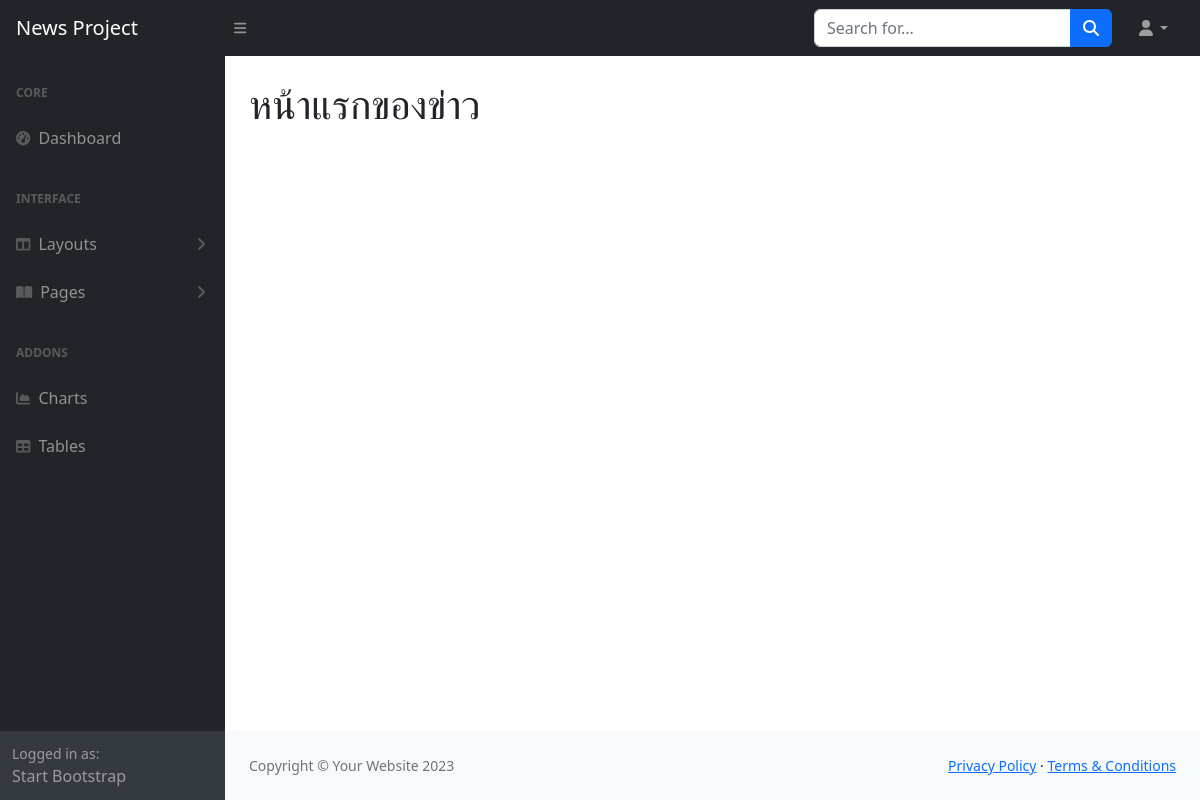
Before: / with the older database file.
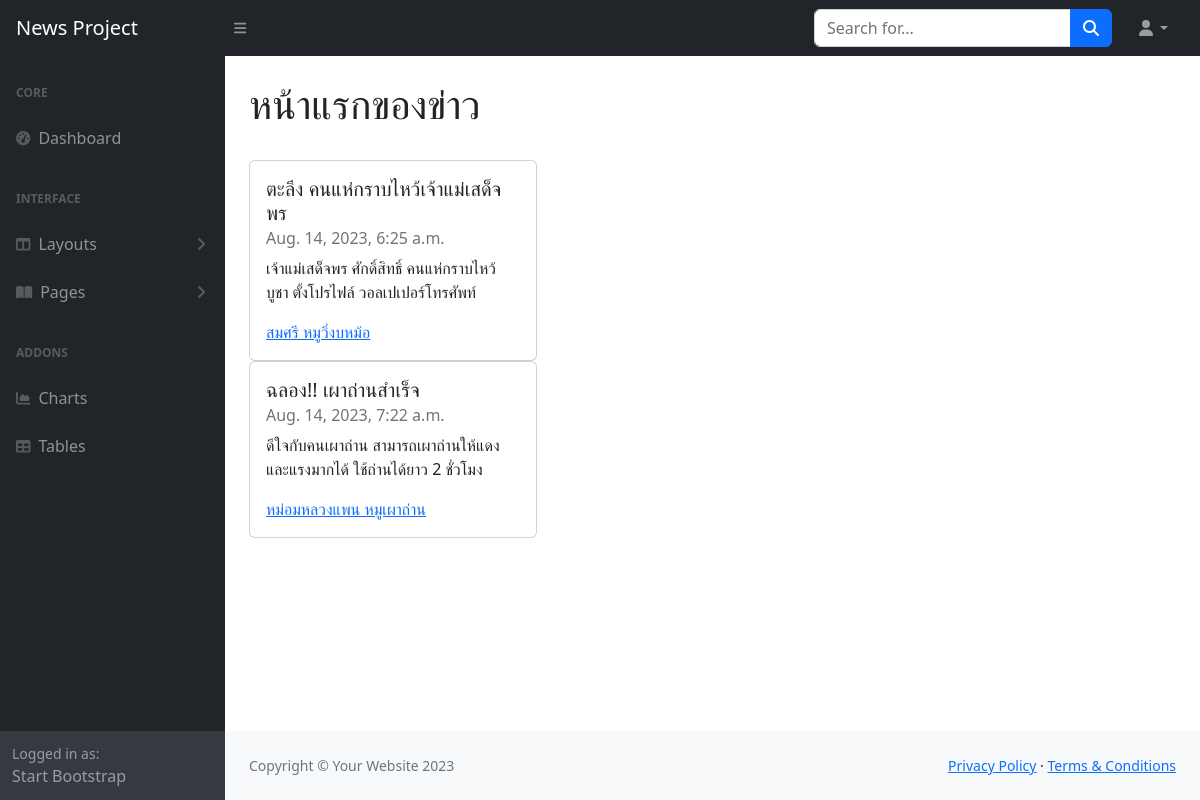
After: the same page with the newer database file.
### write/models.py (models this page shows, shortened)
class News(models.Model):
    title = models.CharField(max_length=255)
    detail = models.TextField()
    date = models.DateTimeField(auto_now_add=True)
    by = models.ForeignKey(Writer, on_delete=models.CASCADE)

class Writer(models.Model):
    name = models.CharField(max_length=255)
    lastname = models.CharField(max_length=255)
    def __str__(self):
        return f"{self.name} {self.lastname}"

### write/views.py (the view)
# urls.py: 2. Add a URL to urlpatterns:  path('', views.home, name='home')
def home(request):
    context = {}
    news = models.News.objects.all()
    context['news'] = news
    return render(request,'index.html', context)

### template/index.html (shortened to what this page needs)
{% extends 'base.html' %}
{% block title %} หน้าแรกของข่าว {% endblock title %}
{% block content %}
{% for item in news %}
<div class="card" style="width: 18rem;">
    <div class="card-body">
      <h5 class="card-title">{{item.title}}</h5>
      <h6 class="card-subtitle mb-2 text-muted">{{item.date}}</h6>
      <p class="card-text">{{ item.detail }}</p>
      <a href="#" class="card-link">{{item.by}}</a>
    </div>
  </div>
{% endfor %}
{% endblock content %}

### template/base.html (shortened to what this page needs)
{% load static %}
<!DOCTYPE html>
<html lang="en">
    <head>
        <link href="https://cdn.jsdelivr.net/npm/simple-datatables@7.1.2/dist/style.min.css" rel="stylesheet" />
        <link href="{% static 'css/styles.css' %}" rel="stylesheet" />
    </head>
    <body class="sb-nav-fixed">
        <nav class="sb-topnav navbar navbar-expand navbar-dark bg-dark">
            <a class="navbar-brand ps-3" href="index.html">News Project</a>
            <button class="btn btn-link btn-sm order-1 order-lg-0 me-4 me-lg-0" id="sidebarToggle" href="#!"><i class="fas fa-bars"></i></button>
            <form class="d-none d-md-inline-block form-inline ms-auto me-0 me-md-3 my-2 my-md-0">
                <div class="input-group">
                    <input class="form-control" type="text" placeholder="Search for..." aria-label="Search for..." aria-describedby="btnNavbarSearch" />
                    <button class="btn btn-primary" id="btnNavbarSearch" type="button"><i class="fas fa-search"></i></button>
                </div>
            </form>
            <ul class="navbar-nav ms-auto ms-md-0 me-3 me-lg-4">
                <li class="nav-item dropdown">
                    <a class="nav-link dropdown-toggle" id="navbarDropdown" href="#" role="button" data-bs-toggle="dropdown" aria-expanded="false"><i class="fas fa-user fa-fw"></i></a>
                </li>
            </ul>
        </nav>
        <div id="layoutSidenav">
            <div id="layoutSidenav_nav">
                <nav class="sb-sidenav accordion sb-sidenav-dark" id="sidenavAccordion">
                    <div class="sb-sidenav-menu">
                        <div class="nav">
                            <div class="sb-sidenav-menu-heading">Core</div>
                            <a class="nav-link" href="index.html">
                                <div class="sb-nav-link-icon"><i class="fas fa-tachometer-alt"></i></div>
                                Dashboard
                            </a>
                            <div class="sb-sidenav-menu-heading">Interface</div>
                            <a class="nav-link collapsed" href="#" data-bs-toggle="collapse" data-bs-target="#collapseLayouts" aria-expanded="false" aria-controls="collapseLayouts">
                                <div class="sb-nav-link-icon"><i class="fas fa-columns"></i></div>
                                Layouts
                                <div class="sb-sidenav-collapse-arrow"><i class="fas fa-angle-down"></i></div>
                            </a>
                            <a class="nav-link collapsed" href="#" data-bs-toggle="collapse" data-bs-target="#collapsePages" aria-expanded="false" aria-controls="collapsePages">
                                <div class="sb-nav-link-icon"><i class="fas fa-book-open"></i></div>
                                Pages
                                <div class="sb-sidenav-collapse-arrow"><i class="fas fa-angle-down"></i></div>
                            </a>
                            <div class="sb-sidenav-menu-heading">Addons</div>
                            <a class="nav-link" href="charts.html">
                                <div class="sb-nav-link-icon"><i class="fas fa-chart-area"></i></div>
                                Charts
                            </a>
                            <a class="nav-link" href="tables.html">
                                <div class="sb-nav-link-icon"><i class="fas fa-table"></i></div>
                                Tables
                            </a>
                        </div>
                    </div>
                    <div class="sb-sidenav-footer">
                        <div class="small">Logged in as:</div>
                        Start Bootstrap
                    </div>
                </nav>
            </div>
            <div id="layoutSidenav_content">
                <main>
                    <div class="container-fluid px-4">
                        <h1 class="mt-4">{% block title %}{% endblock title %}</h1>
                        {% block content %}{% endblock content %}
                    </div>
                </main>
                <footer class="py-4 bg-light mt-auto">
                    <div class="container-fluid px-4">
                        <div class="d-flex align-items-center justify-content-between small">
                            <div class="text-muted">Copyright &copy; Your Website 2023</div>
                            <div>
                                <a href="#">Privacy Policy</a>
                                &middot;
                                <a href="#">Terms &amp; Conditions</a>
                            </div>
                        </div>
                    </div>
                </footer>
            </div>
        </div>
    </body>
</html>

Changed rows visible on the page:
added News: title "ตะลึง คนแห่กราบไหว้เจ้าแม่เสด็จพร", date "Aug. 14, 2023, 6:25 a.m.", detail "เจ้าแม่เสด็จพร ศักดิ์สิทธิ์ คนแห่กราบไหว้ บูชา ตั้งโปรไฟล์ วอลเปเปอร์โทรศัพท์", by "สมศรี หมูวิ่งบหม้อ"
added News: title "ฉลอง!! เผาถ่านสำเร็จ", date "Aug. 14, 2023, 7:22 a.m.", detail "ดีใจกับคนเผาถ่าน สามารถเผาถ่านให้แดงและแรงมากได้ ใช้ถ่านได้ยาว 2 ชั่วโมง", by "หม่อมหลวงแพน หมูเผาถ่าน"
